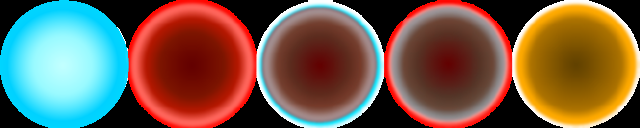
#> input picture android/assets/forceFields.png, 640 x 128 px
$ python -i neon_ui.py   (imports and definitions only)
#> lines starting #> are read from the running program, lines starting #| are printed output that depends on the picture; after the words box and inside, x2 and y2 are one past the last pixel; in counts of white or black regions, pixels touching at a corner belong together
### tools/art/neon.py
"""Generates the neon sci-fi art for Collect The Orbs.

Run from the repo root:  python3 tools/art/neon.py
Each asset is drawn at K x its logical size (the size the game code expects) and written over the
original file. res/logical-sizes.txt tells the game the logical size (see GameAssetManager).
"""
import math, os, sys
import numpy as np
from PIL import Image, ImageDraw, ImageFilter, ImageFont, ImageChops, ImageOps

from neon_tube import tube_rgba
K = 4
SS = 2
U = K * SS
OUT = os.path.join(os.path.dirname(__file__), '..', '..', 'android', 'assets', 'res')
FONT = '/System/Library/Fonts/Supplemental/Arial Rounded Bold.ttf'

CYAN = (34, 211, 238)
RED = (255, 59, 92)
GOLD = (255, 190, 46)
PURPLE = (168, 85, 247)
WHITE = (244, 244, 246)
TUBE_WHITE = (196, 214, 255)  # white neon glass: a hint of cool blue in the body and bloom
NEUTRAL = (206, 208, 212)  # metallic gray-white glow for UI that is not tied to a shield color
logical_sizes = {}


# [4 lines left out: function set_scale, not called in this run]


def canvas(w, h):
    return Image.new('RGBA', (int(w * U), int(h * U)), (0, 0, 0, 0))


# [6 lines left out: function finish, not called in this run]


def tint(layer, color, alpha=1.0):
    a = layer.split()[3].point(lambda v: int(v * alpha))
    out = Image.new('RGBA', layer.size, color + (0,))
    out.putalpha(a)
    return out


def glow(layer, radius, color, strength=1.0, passes=2):
    """Soft colored halo of a layer's alpha channel (radius in logical px)."""
    halo = tint(layer, color, 1.0).filter(ImageFilter.GaussianBlur(radius * U))
    out = Image.new('RGBA', layer.size, (0, 0, 0, 0))
    for _ in range(passes):
        out = Image.alpha_composite(out, tint(halo, color, min(1.0, strength / passes + 0.15)))
    return out


def radial(size, stops):
    """size x size RGBA array; stops: list of (r0to1, (r,g,b,a)) sorted by radius."""
    n = size
    yy, xx = np.mgrid[0:n, 0:n]
    r = np.hypot(xx - (n - 1) / 2, yy - (n - 1) / 2) / (n / 2)
    out = np.zeros((n, n, 4), dtype=np.float32)
    rs = [s[0] for s in stops]
    for ch in range(4):
        out[..., ch] = np.interp(r, rs, [s[1][ch] for s in stops])
    return Image.fromarray(out.clip(0, 255).astype(np.uint8))


# [58 lines left out: functions disc_mask, orb, soft_disc, shield, ring_glow, not called in this run]


class Pen:
    """Draws glyph strokes in a normalized [-1, 1] frame centered on (cx, cy) with scale s (px)."""

    # [16 lines left out: functions __init__, silhouette, not called in this run]

    def p(self, x, y):
        return (self.cx + x * self.s, self.cy + y * self.s)

    # [69 lines left out: functions line, arc, circle, poly, text, spiral and 1 more, not called in this run]


GLYPHS = {}


def glyph(name):
    def reg(fn):
        GLYPHS[name] = fn
        return fn
    return reg


# [15 lines left out: function _, not called in this run]


@glyph('settings')
def _(p):
    gear(p)


# [91 lines left out: functions _, _, _, _, _, _ and 5 more, not called in this run]


MIRROR = set()


# [4 lines left out: function _, not called in this run]


@glyph('play')
def _(p):
    p.poly([(-0.4, -0.7), (0.75, 0.0), (-0.4, 0.7)], fill=False)


# [4 lines left out: function _, not called in this run]


@glyph('yes')
def _(p):
    p.line([(-0.75, 0.0), (-0.25, 0.55), (0.8, -0.6)])


# [28 lines left out: functions _, _, _, _, not called in this run]


@glyph('en')
def _(p):
    p.text(0, 0.05, 'EN', 1.2)


@glyph('es')
def _(p):
    p.text(0, 0.05, 'ES', 1.2)


SLASH = ('no',)


# [94 lines left out: functions button, build_orbs, build_fields, build_buttons, write_manifest, not called in this run]


# [11 lines that do not run on import are left out]

### tools/art/neon_ui.py
"""Neon restyle of cards, touch pads, HUD pieces and fonts for Collect The Orbs.

Run from the repo root:  python3 tools/art/neon_ui.py [fonts|hud|cards|pads]
Inputs that are restyled in place (fonts, HUD, ship and galaxy art) are always read from the last
commit before the neon work (BASE), so the script can be re-run without compounding changes.
"""
import io, math, os, re, subprocess, sys
import numpy as np
from PIL import Image, ImageChops, ImageDraw, ImageFilter

sys.path.insert(0, os.path.dirname(__file__))
import neon as N
from neon_tube import tube_rgba, centre_line
from neon import TUBE_WHITE
from neon import CYAN, RED, GOLD, PURPLE, WHITE, NEUTRAL, tint, glow, radial

BASE = 'fcb590d'
ROOT = os.path.abspath(os.path.join(os.path.dirname(__file__), '..', '..'))
ASSETS = os.path.join(ROOT, 'android', 'assets')
NAVY = (13, 13, 15)


def orig_bytes(path):
    return subprocess.check_output(['git', 'show', '%s:android/assets/%s' % (BASE, path)], cwd=ROOT)


def orig(path):
    return Image.open(io.BytesIO(orig_bytes(path))).convert('RGBA')


def save_same_size(im, path):
    im.save(os.path.join(ASSETS, path))


def ramp(lum, stops):
    xs = [p for p, _ in stops]
    return np.stack([np.interp(lum, xs, [c[i] for _, c in stops]) for i in range(3)], -1)


# [14 lines left out: function recolor, not called in this run]


GREY = [(0, (36, 36, 40)), (0.45, (150, 152, 158)), (0.75, (222, 223, 226)), (1, (252, 252, 252))]
BLUE = [(0, (0, 70, 110)), (0.5, (20, 190, 225)), (0.8, (120, 240, 255)), (1, (235, 252, 255))]
REDR = [(0, (70, 0, 18)), (0.35, (200, 20, 55)), (0.7, (255, 70, 100)), (1, (255, 200, 210))]
GOLDR = [(0, (110, 50, 0)), (0.5, (255, 160, 20)), (0.8, (255, 210, 90)), (1, (255, 245, 200))]
NEUT = [(0, (30, 30, 33)), (0.5, (150, 152, 158)), (1, (240, 240, 242))]


# [5 lines left out: function build_fonts, not called in this run]


TUBE = [(0, (16, 16, 18)), (0.5, (66, 68, 72)), (0.85, (128, 130, 135)), (1, (206, 208, 212))]


# [8 lines left out: function build_hud, not called in this run]


class BMFont:
    # [12 lines left out: function __init__, not called in this run]

    def width(self, text, size):
        return sum(self.chars[ord(c)]['xadvance'] for c in text if ord(c) in self.chars) * size * N.U / self.size

    # [19 lines left out: function mask, not called in this run]


def light(color, t=0.55):
    return tuple(int(c + (255 - c) * t) for c in color)


# [32 lines left out: functions neon_text, pad_canvas, put_text, center_text, not called in this run]


def rounded_mask(w, h, r, inset=0):
    m = Image.new('L', (int(w * N.U), int(h * N.U)), 0)
    ImageDraw.Draw(m).rounded_rectangle((inset * N.U, inset * N.U, (w - inset) * N.U, (h - inset) * N.U), radius=r * N.U, fill=255)
    return m


def tile(w, h, colors, split=None, radius=14, alpha=255, bw=3.0, glow_r=2.2):
    """Dark glass card with neon border. colors: one color, or two for a split tile.
    split: None, 'diag' (top-left/bottom-right) or 'horiz' (top/bottom)."""
    size = (int(w * N.U), int(h * N.U))
    outer = rounded_mask(w, h, radius)
    inner = rounded_mask(w, h, radius, bw)
    ring = ImageChops.subtract(outer, inner)
    base = Image.new('RGBA', size, NAVY + (alpha,))
    if split is None:
        regions = [Image.new('L', size, 255)]
    else:
        a = Image.new('L', size, 0)
        d = ImageDraw.Draw(a)
        if split == 'diag':
            d.polygon([(0, 0), (size[0], 0), (0, size[1])], fill=255)
        else:
            d.rectangle((0, 0, size[0], size[1] // 2), fill=255)
        regions = [a, ImageChops.invert(a)]
    out = Image.new('RGBA', size, (0, 0, 0, 0))
    out.paste(base, (0, 0), outer)
    for col, reg in zip(colors, regions):
        wash = radial(max(size), [(0, col + (90,)), (0.9, col + (26,)), (1.0, col + (8,))]).crop((0, 0) + size)
        wash.putalpha(ImageChops.multiply(wash.split()[3], ImageChops.multiply(reg, inner)))
        out = Image.alpha_composite(out, wash)
        border = Image.new('RGBA', size, light(col, 0.15) + (255,))
        border.putalpha(ImageChops.multiply(ring, reg))
        out = Image.alpha_composite(out, border)
        out = Image.alpha_composite(glow(border, glow_r, col, 0.8), out)
    if split is not None:
        line = Image.new('RGBA', size, (0, 0, 0, 0))
        d = ImageDraw.Draw(line)
        if split == 'diag':
            d.line((size[0], 0, 0, size[1]), fill=WHITE + (230,), width=int(bw * 0.55 * N.U))
        else:
            d.line((0, size[1] // 2, size[0], size[1] // 2), fill=WHITE + (230,), width=int(bw * 0.55 * N.U))
        line.putalpha(ImageChops.multiply(line.split()[3], inner))
        out = Image.alpha_composite(out, Image.alpha_composite(glow(line, 1.6, WHITE, 0.6), line))
    return out


def stamp(dst, tile_img, i, tw):
    dst.alpha_composite(tile_img, (int(i * tw * N.U), 0))


# [21 lines left out: function price_tile, not called in this run]


def ship_sprite(i):
    sheet = orig('res/ships/ships%d.png' % (i // 15 + 1))
    f = i % 15
    return sheet.crop((f * 128, 0, f * 128 + 128, 128))


def bought_ship_tile(i, size=149):
    t = tile(size, size, (NEUTRAL,), None, 18)
    n = int(size * N.U)
    back = radial(n, [(0, NEUTRAL + (80,)), (0.55, NEUTRAL + (24,)), (0.8, NEUTRAL + (0,)), (1, NEUTRAL + (0,))])
    t = Image.alpha_composite(t, back)
    sp = ship_sprite(i).resize((int(120 * N.U), int(120 * N.U)), Image.LANCZOS)
    t.alpha_composite(sp, ((n - sp.width) // 2, (n - sp.height) // 2))
    return t


# [110 lines left out: functions parse_prices, galaxy_thumb, bought_galaxy_tile, build_cards, tube_text, build_play, not called in this run]


def glass_pad(w, h):
    return tile(w, h, (NEUTRAL,), None, 40, alpha=150)


# [11 lines left out: function chevron, not called in this run]


def guide_pad(w, h, col):
    """the control overlay in the Help page's style: dark glass with a thin lit border in the pad's colour"""
    return tile(w, h, (col,), None, 32, alpha=165, bw=4.2, glow_r=3)


# [54 lines left out: functions build_pads, build_lightning, not called in this run]


sys.path.insert(0, os.path.expanduser('~/.claude/skills/claude-drawing/lib'))
from cyberpunk import sign_font
from scipy import ndimage as ndi
SS_ALPHA = 4
# [1 line that did not run here, left out]
# [1 line that did not run here, left out]


def _font(em_px):
    return sign_font('neon', int(round(em_px * SS_ALPHA)))


# [33 lines left out: functions glyph_stretch, alphabet_glyph, not called in this run]


class TubeFont(BMFont):
    """BMFont-compatible text source that draws with the neon alphabet (hairline face, same stretch, same even
    spacing as the in-game fonts), returning tube-width masks for baked-text images. Pair with `tube_rgba`."""

    # [5 lines left out: function __init__, not called in this run]

    _shared = None

    # [5 lines left out: function shared, not called in this run]

    def tube_w(self, size):
        return 0.055 * size * N.U

    def _scale(self, size):
        return size * N.U / self.size

    # [15 lines left out: functions _meta, _adv, not called in this run]

    def width(self, text, size):
        return sum(self._adv(c, size) for c in text)

    # [25 lines left out: function mask, not called in this run]

    def light(self, mask, color, size, fade=True):
        """the lit tube layer for a mask made by this font"""
        return tube_rgba(mask, color, self.tube_w(size), sig=(0.3, 0.9, 2.2), fade=(self.margin(size) if fade else 0))

    def margin(self, size):
        return int(0.3 * size * N.U) + 2


FONT_COLORS = {'grey': TUBE_WHITE, 'blueWhite': CYAN, 'redBlack': RED, 'yellowOrange': GOLD}


# [86 lines left out: function build_neon_fonts, not called in this run]


# [18 lines not run here, left out]

>>> import cv2
>>> picture = cv2.imread('../../android/assets/forceFields.png', cv2.IMREAD_GRAYSCALE)
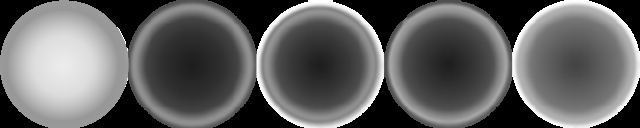
#> picture: shape (128, 640); min 0, max 255, mean 98.1
>>> result = bought_ship_tile(picture)
#> in rounded_mask, `m = Image.new('L', (int(w * N.U), int(h * N.U)), 0)`: m: PIL image 1192x1192 L; every value is 0
#> in rounded_mask, `ImageDraw.Draw(m).rounded_rectangle((inset * N.U, inset * N.U, (w - in..`:
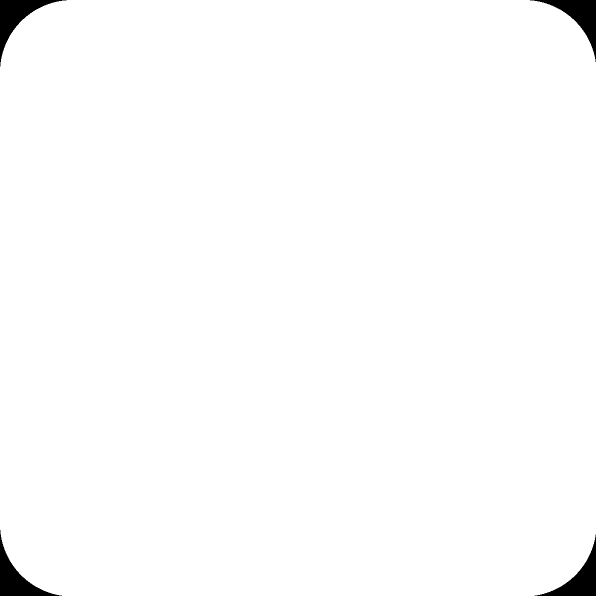
#> m: PIL image 1192x1192 L (shown at 1/2 size); 98.8% white; 4 black regions, box (x1, y1, x2, y2) and area: (0, 0, 133, 133) 4498, (1060, 0, 1192, 124) 4365, (0, 1060, 124, 1192) 4365, (1069, 1069, 1192, 1192) 4233
#> in rounded_mask (call 2), `ImageDraw.Draw(m).rounded_rectangle((inset * N.U, inset * N.U, (w - in..`: m: PIL image 1192x1192 L; 91% white; 1 black region, box (x1, y1, x2, y2) and area: (0, 0, 1192, 1192) 127831
#> in tile, `ring = ImageChops.subtract(outer, inner)`:
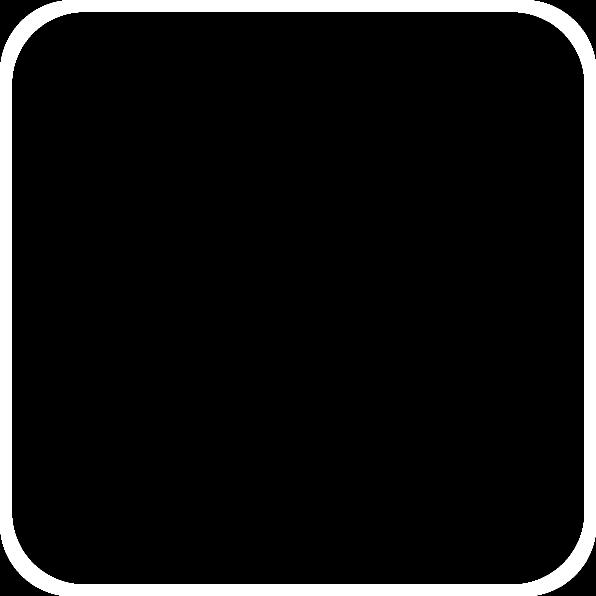
#> ring: PIL image 1192x1192 L (shown at 1/2 size); 7.8% white; 1 white region, box (x1, y1, x2, y2) and area: (0, 0, 1192, 1192) 110370
#> in tile, `out = Image.new('RGBA', size, (0, 0, 0, 0))`: out: PIL image 1192x1192 RGBA; every value is 0
#> the loop in tile, `for col, reg in zip(colors, regions):` made 1 pass
#> pass 1, in tile, `border = Image.new('RGBA', size, light(col, 0.15) + (255,))`:
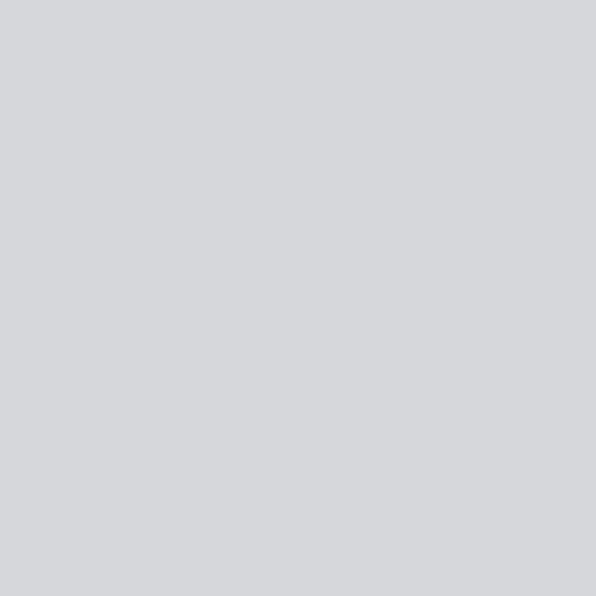
#> border: PIL image 1192x1192 RGBA (shown at 1/2 size); mean R, G, B, A 213, 215, 218, 255
#> pass 1, in tile, `out = Image.alpha_composite(out, border)`:
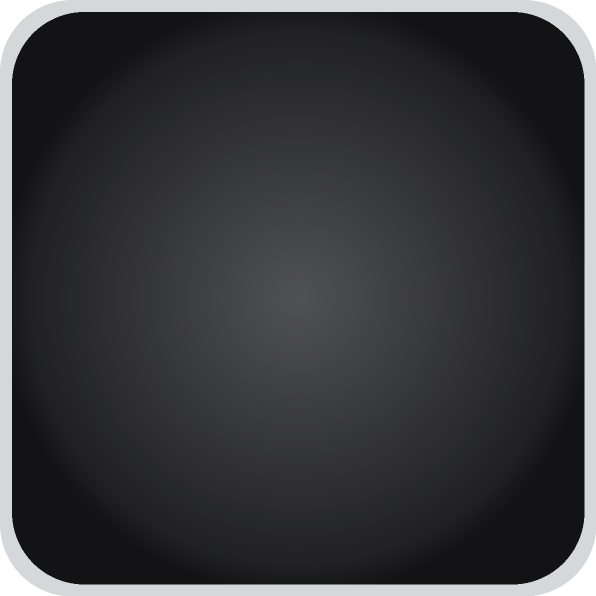
#> out: PIL image 1192x1192 RGBA (shown at 1/2 size); mean R, G, B, A 53.5, 53.9, 56.2, 251.9; transparent parts drawn white
#> after the loop in tile, `for col, reg in zip(colors, regions):`:
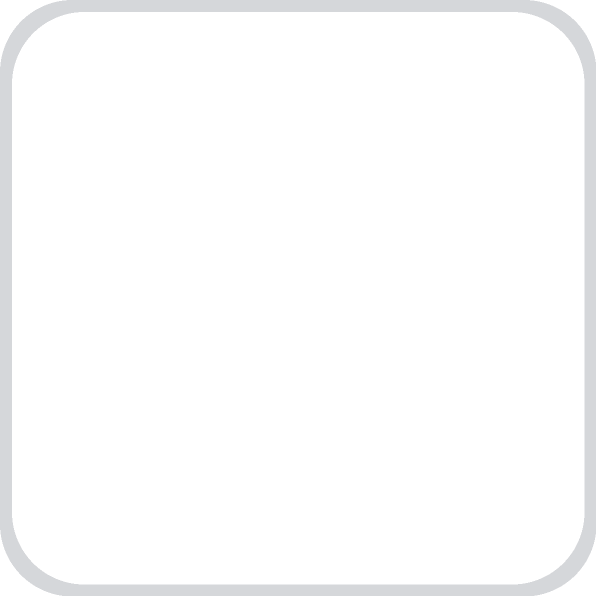
#> border: PIL image 1192x1192 RGBA (shown at 1/2 size); mean R, G, B, A 213, 215, 218, 19.8; transparent parts drawn white
#> in bought_ship_tile, `t = Image.alpha_composite(t, back)`:
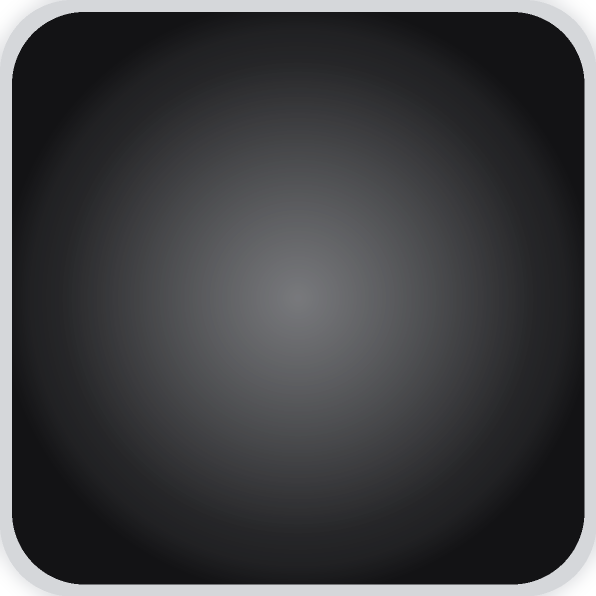
#> t: PIL image 1192x1192 RGBA (shown at 1/2 size); mean R, G, B, A 63.2, 63.8, 66.2, 252.5; transparent parts drawn white
#> (the run stopped early here; a loop or call above may not have finished)
